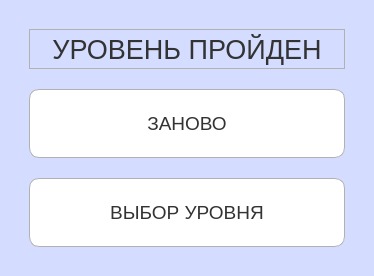
<?xml version="1.0" encoding="UTF-8"?>
<ui version="4.0">
 <class>zanovo_2</class>
 <widget class="QMainWindow" name="zanovo_2">
  <property name="geometry">
   <rect>
    <x>0</x>
    <y>0</y>
    <width>374</width>
    <height>276</height>
   </rect>
  </property>
  <property name="minimumSize">
   <size>
    <width>0</width>
    <height>0</height>
   </size>
  </property>
  <property name="maximumSize">
   <size>
    <width>16777215</width>
    <height>16777215</height>
   </size>
  </property>
  <property name="baseSize">
   <size>
    <width>2</width>
    <height>0</height>
   </size>
  </property>
  <property name="cursor">
   <cursorShape>ArrowCursor</cursorShape>
  </property>
  <property name="mouseTracking">
   <bool>false</bool>
  </property>
  <property name="windowTitle">
   <string>Филворды</string>
  </property>
  <property name="accessibleName">
   <string/>
  </property>
  <property name="styleSheet">
   <string notr="true"/>
  </property>
  <widget class="QWidget" name="centralwidget">
   <property name="sizePolicy">
    <sizepolicy hsizetype="Ignored" vsizetype="Expanding">
     <horstretch>0</horstretch>
     <verstretch>0</verstretch>
    </sizepolicy>
   </property>
   <property name="minimumSize">
    <size>
     <width>0</width>
     <height>0</height>
    </size>
   </property>
   <property name="maximumSize">
    <size>
     <width>16777215</width>
     <height>16777215</height>
    </size>
   </property>
   <property name="sizeIncrement">
    <size>
     <width>0</width>
     <height>0</height>
    </size>
   </property>
   <property name="font">
    <font>
     <family>Tahoma</family>
     <pointsize>14</pointsize>
     <weight>50</weight>
     <bold>false</bold>
    </font>
   </property>
   <property name="cursor">
    <cursorShape>ArrowCursor</cursorShape>
   </property>
   <property name="layoutDirection">
    <enum>Qt::LeftToRight</enum>
   </property>
   <property name="styleSheet">
    <string notr="true">QWidget{
color: #333;
background-color: rgb(212, 220, 255)
}

QPushButton{
background-color: white;
border-radius: 10px;
border: 1px solid #b1b1b1;
}

QLineEdit{
background-color: white;
border-radius: 10px;
border: 1px solid #b1b1b1;
}

QPushButton:hover{
background-color: rgb(208, 208, 208); 
}

QPushButton:pressed{
background-color: #888;
}

QLabel{
background-color: rgb(212, 220, 255)
border-radius: 10px;
border: 1px solid #b1b1b1;
}</string>
   </property>
   <layout class="QVBoxLayout" name="verticalLayout_2">
    <item>
     <layout class="QVBoxLayout" name="verticalLayout" stretch="10,30,30">
      <property name="spacing">
       <number>20</number>
      </property>
      <property name="leftMargin">
       <number>20</number>
      </property>
      <property name="topMargin">
       <number>20</number>
      </property>
      <property name="rightMargin">
       <number>20</number>
      </property>
      <property name="bottomMargin">
       <number>20</number>
      </property>
      <item>
       <widget class="QLabel" name="label">
        <property name="minimumSize">
         <size>
          <width>0</width>
          <height>40</height>
         </size>
        </property>
        <property name="font">
         <font>
          <pointsize>20</pointsize>
         </font>
        </property>
        <property name="text">
         <string>УРОВЕНЬ ПРОЙДЕН</string>
        </property>
        <property name="alignment">
         <set>Qt::AlignCenter</set>
        </property>
        <property name="textInteractionFlags">
         <set>Qt::NoTextInteraction</set>
        </property>
       </widget>
      </item>
      <item>
       <widget class="QPushButton" name="zanovo">
        <property name="sizePolicy">
         <sizepolicy hsizetype="Minimum" vsizetype="Expanding">
          <horstretch>0</horstretch>
          <verstretch>0</verstretch>
         </sizepolicy>
        </property>
        <property name="minimumSize">
         <size>
          <width>0</width>
          <height>0</height>
         </size>
        </property>
        <property name="maximumSize">
         <size>
          <width>16777215</width>
          <height>16777215</height>
         </size>
        </property>
        <property name="font">
         <font>
          <family>Tahoma</family>
          <pointsize>14</pointsize>
         </font>
        </property>
        <property name="styleSheet">
         <string notr="true"/>
        </property>
        <property name="text">
         <string>ЗАНОВО</string>
        </property>
       </widget>
      </item>
      <item>
       <widget class="QPushButton" name="glmenu">
        <property name="sizePolicy">
         <sizepolicy hsizetype="Expanding" vsizetype="Expanding">
          <horstretch>0</horstretch>
          <verstretch>0</verstretch>
         </sizepolicy>
        </property>
        <property name="minimumSize">
         <size>
          <width>0</width>
          <height>0</height>
         </size>
        </property>
        <property name="font">
         <font>
          <family>Tahoma</family>
          <pointsize>14</pointsize>
          <weight>50</weight>
          <bold>false</bold>
         </font>
        </property>
        <property name="text">
         <string>ВЫБОР УРОВНЯ</string>
        </property>
       </widget>
      </item>
     </layout>
    </item>
   </layout>
  </widget>
 </widget>
 <resources/>
 <connections/>
</ui>
